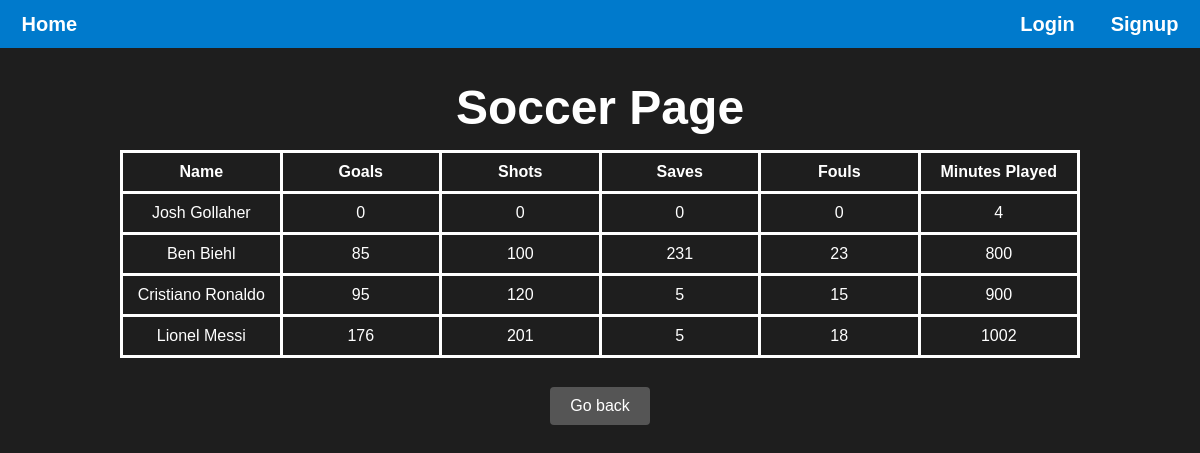
/soccer/, run on the app's committed database.
### main/models.py (models this page shows, shortened)
class SoccerStat(models.Model):
    athlete = models.OneToOneField(Athlete, on_delete=models.CASCADE, primary_key=True)
    goalsScored = models.IntegerField(blank=True)
    shots = models.IntegerField(blank=True)
    saves = models.IntegerField(blank=True)
    fouls = models.IntegerField(blank=True)
    minutesPlayed = models.IntegerField(blank=True)

class Athlete(models.Model):
    SPORT_CHOICES = [
        ('baseball', 'baseball'),
        ('basketball', 'basketball'),
        ('soccer', 'soccer'),
        ('football', 'football'),
    ]
    id = models.AutoField(primary_key=True)
    firstName = models.CharField(max_length=20, default='N/A')
    lastName = models.CharField(max_length=20, default='N/A')
    height = models.CharField(max_length=5, default='N/A',blank=True, null=True)
    weight = models.IntegerField(blank=True, null=True)
    birthDate = models.DateField(blank=True, null=True)
    age = models.IntegerField(blank=True, null=True)
    wins = models.IntegerField(blank=True, null=True)
    losses = models.IntegerField(blank=True, null=True)
    joinYear = models.IntegerField(blank=True, null=True)
    sport = models.CharField(max_length=20, choices=SPORT_CHOICES, default='Baseball')
    teamName = models.CharField(max_length=20, default='N/A')
    position = models.CharField(max_length=20, default='N/A', blank=True, null=True)
    gamesPlayed = models.IntegerField(default=0, blank=True, null=True)
    numViews = models.IntegerField(default=0, blank=True, null=True)

### main/views.py (the view)
# urls.py: path("<str:sport>/", views.sports_page, name ="sports_page"),
def sports_page(request, sport):
    sort_num = request.GET.get('sort_num', 0)
    logged_in = request.session.get('logged_in', False)
    curr_user_name = request.session.get('curr_user_name', "")
    is_admin = False
    header = table_header(sport)
    if logged_in and curr_user_name:
        try:
            user = User.objects.get(userName=curr_user_name)
            is_admin = user.isAdmin
        except User.DoesNotExist:
            is_admin = False
    stats = get_sorted_sports_stats(sport, int(sort_num))
    are_stats = bool(stats)
    context = {
        "logged_in": logged_in,
        "curr_user_name": curr_user_name,
        "is_admin": is_admin,
        "are_stats": are_stats,
        "sport": sport,
        "stats": stats,
        "header": header
    }
    return render(request, "main/sports_page.html", context)

### main/views.py (called while the page is built)
def table_header(sport):
    if sport == "baseball":
        header = ['Name', 'Batting Avg', 'Home Runs', 'ERA', 'RBI', 'Stolen Bases']
    elif sport == "basketball":
        header = ['Name', 'Points PG', 'Assists PG', 'Rebounds PG', 'Three Point %', 'Free Throw %']
    elif sport == "soccer":
        header = ['Name', 'Goals', 'Shots', 'Saves', 'Fouls', 'Minutes Played']
    else:
        header = ['Name', 'Passing Yards', 'Rushing Yards', 'Tackles', 'Sacks', 'Interceptions']
    return header

### main/templates/main/sports_page.html (shortened to what this page needs)
{% load static %}
<!DOCTYPE html>
<html lang="en">
<head>
    <link rel="stylesheet" href="{% static 'styles.css' %}" />
</head>
<body>
    <div class="header">
        <p><a href="{% url 'landing_page' %}">Home</a></p>
        <div class="header-container">
            {% if not logged_in %}
            <p><a href="{% url 'login_page' %}">Login</a></p>
            <p><a href="{% url 'signup_page' %}">Signup</a></p>
            {% else %}
            <p><a href="{% url 'logout' %}">Logout</a></p>
            <p><a href="{% url 'user_page' curr_user_name %}">Profile</a></p>
            {% endif %}
        </div>
    </div>
    <h1>{{ sport|capfirst }} Page</h1>
    {% if are_stats %}
    <table>
        <tr>
            <th><a href="{% url 'sports_page' sport=sport %}?sort_num=1">{{ header.0 }}</a></th>
            <th><a href="{% url 'sports_page' sport=sport %}?sort_num=2">{{ header.1 }}</a></th>
            <th><a href="{% url 'sports_page' sport=sport %}?sort_num=3">{{ header.2 }}</a></th>
            <th><a href="{% url 'sports_page' sport=sport %}?sort_num=4">{{ header.3 }}</a></th>
            <th><a href="{% url 'sports_page' sport=sport %}?sort_num=5">{{ header.4 }}</a></th>
            <th><a href="{% url 'sports_page' sport=sport %}?sort_num=6">{{ header.5 }}</a></th>
        </tr>
        {% for stat in stats %}
        <tr>
            <td>
                <a href="{% url 'athlete_page' sport=sport athlete_id=stat.athlete.id %}">
                    {{ stat.athlete.firstName }} {{ stat.athlete.lastName }}
                </a>
            </td>
            {% if sport == "baseball" %}
                <td>{{ stat.battingAvg }}</td>
                <td>{{ stat.homeRuns }}</td>
                <td>{{ stat.era }}</td>
                <td>{{ stat.rbi }}</td>
                <td>{{ stat.stolenBases }}</td>
            {% elif sport == "basketball" %}
                <td>{{ stat.pointsPG }}</td>
                <td>{{ stat.assistsPG }}</td>
                <td>{{ stat.reboundsPG }}</td>
                <td>{{ stat.threePPerc }}</td>
                <td>{{ stat.freeThrowPerc }}</td>
            {% elif sport == "soccer" %}
                <td>{{ stat.goalsScored }}</td>
                <td>{{ stat.shots }}</td>
                <td>{{ stat.saves }}</td>
                <td>{{ stat.fouls }}</td>
                <td>{{ stat.minutesPlayed }}</td>
            {% elif sport == "football" %}
                <td>{{ stat.passingYards }}</td>
                <td>{{ stat.rushingYards }}</td>
                <td>{{ stat.tackles }}</td>
                <td>{{ stat.sacks }}</td>
                <td>{{ stat.interceptions }}</td>
            {% endif %}
        </tr>
    {% endfor %}
    </table>
    {% else %}
        <h2>There aren't any {{ sport|capfirst }} stats, try adding some?</h2>
    {% endif %}
    <div class="additional-buttons">
        <form action="{% url 'landing_page' %}" method="get" style="display:inline;">
            <button type="submit" class="btn-secondary">Go back</button>
        </form>
    </div>
</body>
</html>

### main/static/styles.css (style rules this page uses)
body { background-color: #1e1e1e; color: #ffffff; font-family: Arial, sans-serif; display: flex; flex-direction: column; align-items: center; min-height: 100vh; margin: 0; }
.header { display: flex; flex: auto; background-color: #007acc; font-size: 20px; font-weight: 600; justify-content: space-around; align-items: center; gap: 75%; max-height: 48px; min-width: 100%; }
.header-container { display: flex; justify-content: space-between; gap: 36px; }
h1 { font-size: 3em; margin-bottom: 15px; }
a { color: inherit; text-decoration: none; }
button { font-size: 1em; color: #ffffff; background-color: #007acc; border: none; padding: 10px 20px; border-radius: 5px; cursor: pointer; margin: 5px; }
.additional-buttons { display: flex; justify-content: center; gap: 1rem; margin-top: 1.5rem; }
.btn-secondary { padding: 10px 20px; background-color: #555; color: #fff; border: none; border-radius: 4px; cursor: pointer; }
table { border: 3px solid; border-collapse: collapse; text-align: center; width: 80%; table-layout: fixed; }
th, td { border: 3px solid; padding: 10px; }

### data on the page
SoccerStat: athlete.firstName "Josh", athlete.lastName "Gollaher", goalsScored "0", shots "0", saves "0", fouls "0", minutesPlayed "4"
SoccerStat: athlete.firstName "Ben", athlete.lastName "Biehl", goalsScored "85", shots "100", saves "231", fouls "23", minutesPlayed "800"
SoccerStat: athlete.firstName "Cristiano", athlete.lastName "Ronaldo", goalsScored "95", shots "120", saves "5", fouls "15", minutesPlayed "900"
SoccerStat: athlete.firstName "Lionel", athlete.lastName "Messi", goalsScored "176", shots "201", saves "5", fouls "18", minutesPlayed "1002"

### other printed values
{{ sport|capfirst }} "Soccer"
{{ header.0 }} "Name"
{{ header.1 }} "Goals"
{{ header.2 }} "Shots"
{{ header.3 }} "Saves"
{{ header.4 }} "Fouls"
{{ header.5 }} "Minutes Played"
